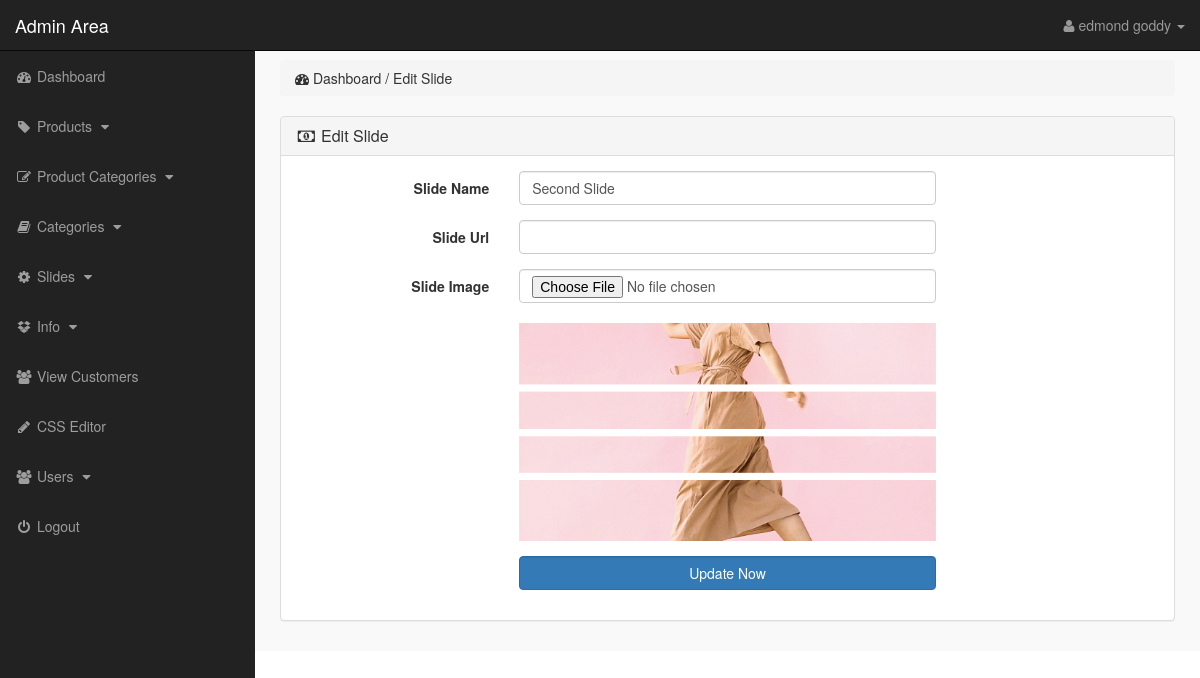
The app's page /admin_area/index.php?edit_slide=11 (signed in) with its own data.
### tables this page shows
CREATE TABLE `slider` (
  `slide_id` int(11) NOT NULL,
  `slide_name` varchar(100) NOT NULL,
  `slide_image` text NOT NULL,
  `slide_url` varchar(255) NOT NULL
);

### admin_area/edit_slide.php (the view, shortened to what this page needs)
<?php
if (isset($_GET["edit_slide"])) {
	$edit_slide_id = $_GET["edit_slide"];
	$edit_slide = "SELECT * FROM slider WHERE slide_id='$edit_slide_id' ";
	$run_edit_slide = mysqli_query($con, $edit_slide);
	$row_slide = mysqli_fetch_array($run_edit_slide);
	$slide_url = $row_slide["slide_url"];
	$slide_name = $row_slide["slide_name"];
	$slide_image = $row_slide["slide_image"];
}
?>
<div class="row">
	<div class="col-lg-12">
		<ol class="breadcrumb">
			<li>
				<i class="fa fa-dashboard"></i> Dashboard / Edit Slide
			</li>
		</ol>
	</div>
</div>
<div class="row">
	<div class="col-lg-12">
		<div class="panel panel-default">
			<div class="panel-heading">
				<h3 class="panel-title">
					<i class="fa fa-money fa-fw"></i> Edit Slide
				</h3>
			</div>
			<div class="panel-body">
				<form action="" class="form-horizontal" method="post" enctype="multipart/form-data">
					<div class="form-group">
						<label for="" class="control-label col-md-3">
							Slide Name
						</label>
						<div class="col-md-6">
							<input name="slide_name" type="text" class="form-control" required="" value="<?php echo $slide_name; ?>">
						</div>
					</div>
					<div class="form-group">
						<label for="" class="control-label col-md-3">
							Slide Url
						</label>
						<div class="col-md-6">
							<input name="slide_url" type="text" class="form-control" required="" value="<?php echo $slide_url; ?>">
						</div>
					</div>
					<div class="form-group">
						<label for="" class="control-label col-md-3">
						  Slide Image
						</label>
						<div class="col-md-6">
							<input type="file" name="slide_image" class="form-control" required=""><br>
							<img src="slides_images/<?php echo $slide_image; ?>" alt="<?php echo $slide_image; ?>" class="img-responsive">
						</div>
					</div>
					<div class="form-group">
						<label for="" class="control-label col-md-3">
						</label>
						<div class="col-md-6">
							<input type="submit" name="update" value="Update Now" class="btn btn-primary form-control">
						</div>
					</div>
				</form>
			</div>
		</div>
	</div>
</div>

### admin_area/includes/sidebar.php (shortened to what this page needs)
<nav class="navbar navbar-inverse navbar-fixed-top">
	<div class="navbar-header">
		<a href="index.php?dashboard" class="navbar-brand">Admin Area</a>
	</div>
	<ul class="nav navbar-right top-nav ">
		<li class="dropdown">
			<a href="#" class="dropdown-toggle" data-toggle="dropdown">
				<i class="fa fa-user"></i> <?php echo $admin_name; ?> <b class="caret"></b>
			</a>
		</li>
	</ul>
	<div class="collapse navbar-collapse navbar-ex1-collapse">
		<ul class="nav navbar-nav side-nav">
			<li>
				<a href="index.php?dashboard">
					<i class="fa fa-fw fa-dashboard"></i> Dashboard
				</a>
			</li>
			<li>
				<a href="#" data-toggle="collapse" data-target="#products">
					<i class="fa fa-fw fa-tag"></i> Products
					<i class="fa fa-fw fa-caret-down"></i>
				</a>
			</li>
			<li>
				<a href="#" data-toggle="collapse" data-target="#p_cat">
					<i class="fa fa-fw fa-edit"></i> Product Categories
					<i class="fa fa-fw fa-caret-down"></i>
				</a>
			</li>
			<li>
				<a href="#" data-toggle="collapse" data-target="#cat">
					<i class="fa fa-fw fa-book"></i> Categories
					<i class="fa fa-fw fa-caret-down"></i>
				</a>
			</li>
			<li>
				<a href="#" data-toggle="collapse" data-target="#slides">
					<i class="fa fa-fw fa-gear"></i> Slides
					<i class="fa fa-fw fa-caret-down"></i>
				</a>
			</li>
			<li>
				<a href="#" data-toggle="collapse" data-target="#boxes">
					<i class="fa fa-fw fa-dropbox"></i> Info
					<i class="fa fa-fw fa-caret-down"></i>
				</a>
			</li>
			<li>
				<a href="index.php?view_customers">
					<i class="fa fa-fw fa-users"></i> View Customers
			    </a>
		    </li>
			<li>
				<a href="index.php?edit_css">
					<i class="fa fa-fw fa-pencil"></i> CSS Editor
			    </a>
		    </li>
			<li>
				<a href="#" data-toggle="collapse" data-target="#users">
					<i class="fa fa-fw fa-users"></i> Users
					<i class="fa fa-fw fa-caret-down"></i>
				</a>
			</li>
			<li>
				<a href="logout.php">
					<i class="fa fa-fw fa-power-off"></i> Logout
			    </a>
		    </li>
		</ul>
	</div>
</nav>

### admin_area/css/style.css (style rules this page uses)
body { margin-top: 100px; }
@media (min-width: 768px) { body { margin-top: 50px; } }
.top-nav { padding: 0 15px; }
.top-nav > li { float: left; display: inline-block; }
.top-nav > li > a { color: #999999; line-height: 20px; padding-top: 15px; padding-bottom: 15px; }
@media (min-width: 768px) { .side-nav { position: fixed; top: 51px; bottom: 0; width: 255px; overflow-y: auto; overflow-x: hidden; background-color: #222222; padding-bottom: 40px; border-radius: 0; } }
@media (min-width: 768px) { .side-nav > li > a { width: 255px; } }
.panel-body { border-radius: 5px; }

### records on screen
slider: slide_name "Second Slide", slide_image (picture)

### other values on screen
$admin_name "edmond goddy"
